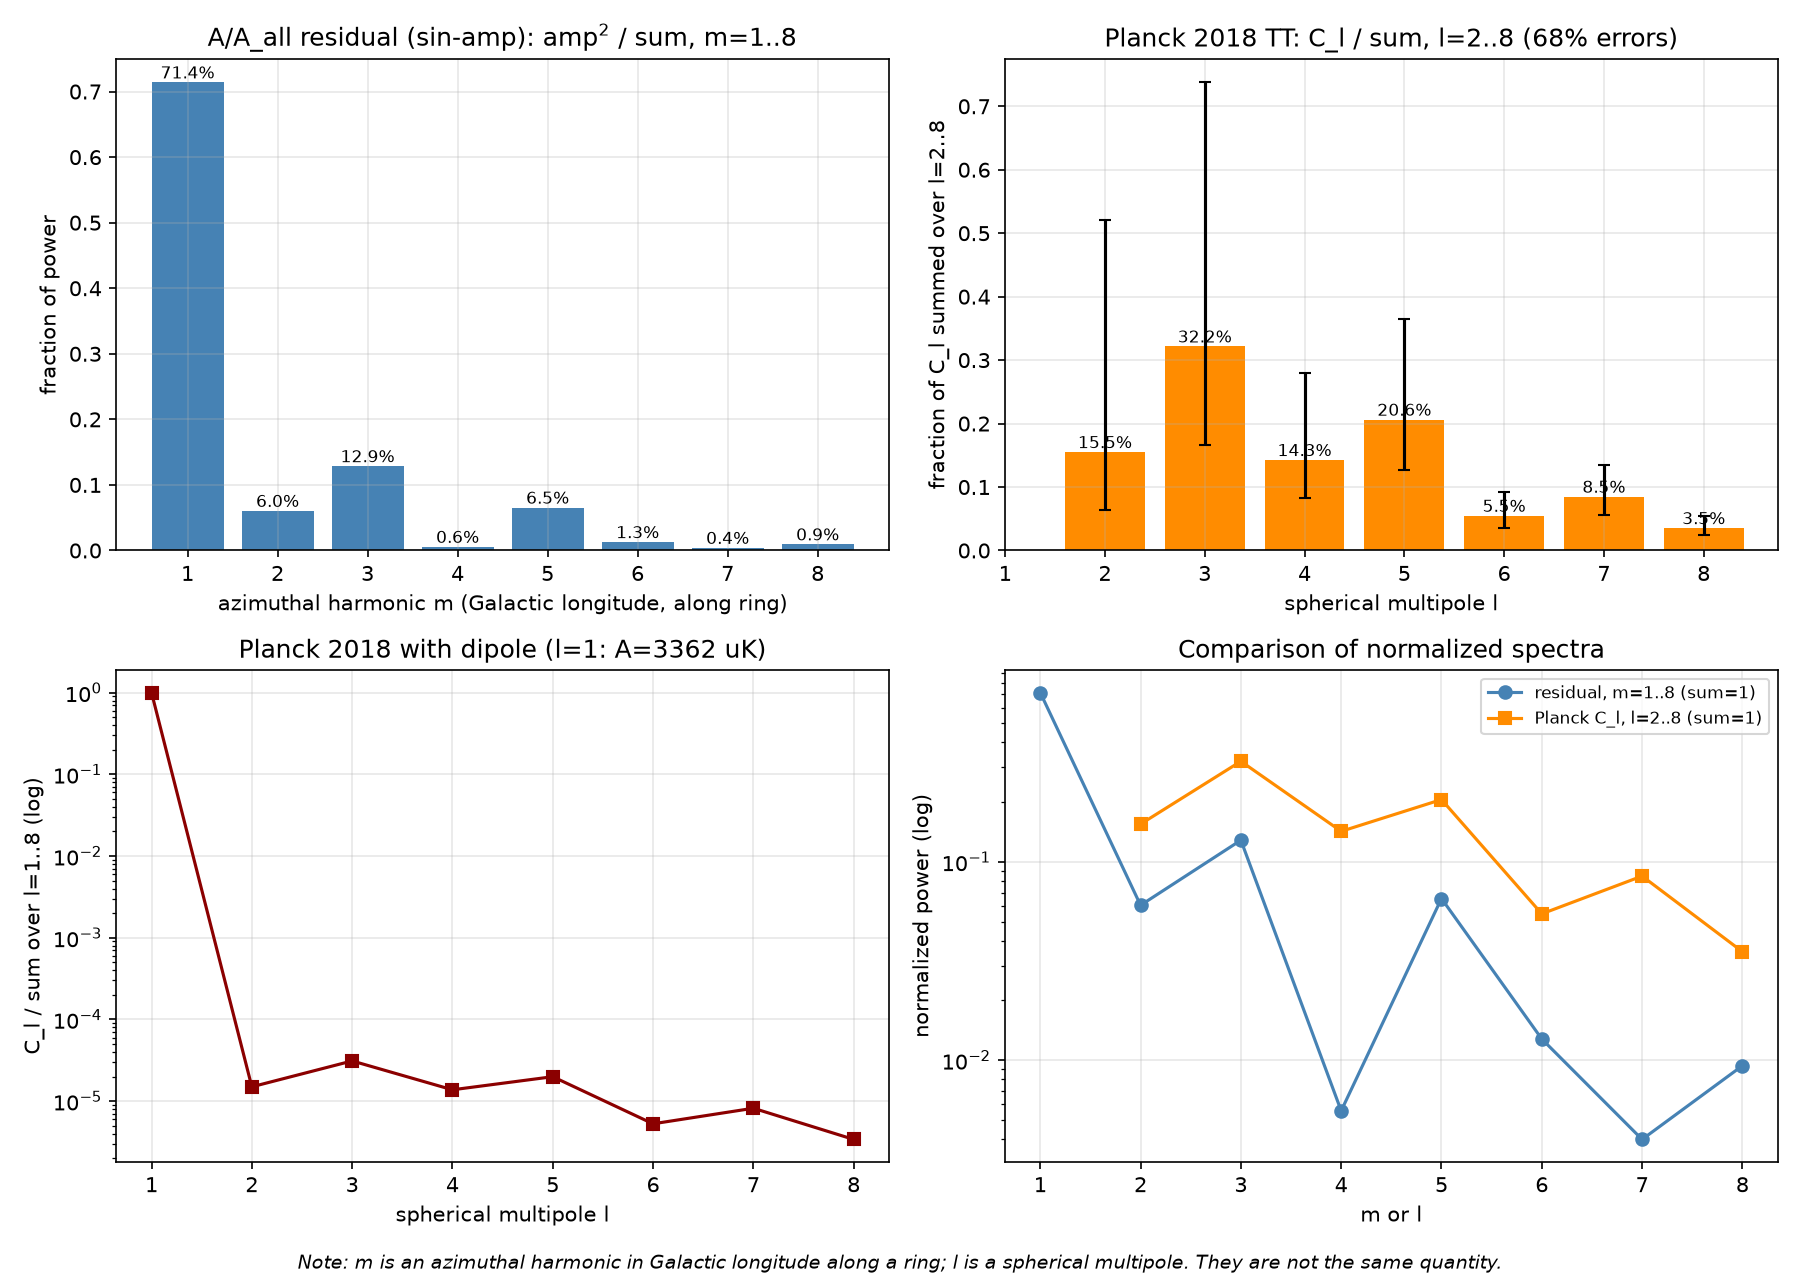

Here is the Python script that generated this plot:
# SIN-AMP variant: residuals from A_fit_residual_fourier_sinamp.json (model*(1-Amp sin(l+phi)), Amp=-0.06, phi=0.35).
# Residual harmonic power (m=1..8) vs Planck 2018 CMB TT low multipoles.
# Planck TT: COM_PowerSpect_CMB-TT-full_R3.01.txt (IRSA mirror of Planck Legacy Archive)
#  https://irsa.ipac.caltech.edu/data/Planck/release_3/ancillary-data/cosmoparams/COM_PowerSpect_CMB-TT-full_R3.01.txt
# Dipole: 3362.08 +/- 0.99 uK, Planck 2018 results I, arXiv:1807.06205.
# Pure dipole T=A cos(theta): C_1 = 4*pi*A^2/9, D_1 = l(l+1)C_1/2pi = 4A^2/9.
import json,numpy as np,matplotlib;matplotlib.use('Agg');import matplotlib.pyplot as plt
d=json.load(open('A_fit_residual_fourier_sinamp.json'));M=d['modes']
m=np.array([x['m'] for x in M]);P=np.array([x['amp']**2 for x in M]);fr=P/P.sum()
t=np.loadtxt('COM_PowerSpect_CMB-TT-full_R3.01.txt');t=t[(t[:,0]>=2)&(t[:,0]<=8)]
l=t[:,0];Dl=t[:,1];lo=t[:,2];hi=t[:,3];fac=2*np.pi/(l*(l+1))
Cl=Dl*fac;Clo=lo*fac;Chi=hi*fac;S=Cl.sum();fC=Cl/S
A1=3362.08;D1=4*A1**2/9;C1=np.pi*D1
l18=np.r_[1,l];C18=np.r_[C1,Cl];f18=C18/C18.sum()
fig,ax=plt.subplots(2,2,figsize=(12,8.5));a=ax.ravel()
a[0].bar(m,fr,color='steelblue');[a[0].text(x,y,'%.1f%%'%(100*y),ha='center',va='bottom',fontsize=8) for x,y in zip(m,fr)]
a[0].set(xlabel='azimuthal harmonic m (Galactic longitude, along ring)',ylabel='fraction of power',title='A/A_all residual (sin-amp): amp$^2$ / sum, m=1..8')
a[1].bar(l,fC,color='darkorange',yerr=[Clo/S,Chi/S],capsize=3);[a[1].text(x,y,'%.1f%%'%(100*y),ha='center',va='bottom',fontsize=8) for x,y in zip(l,fC)]
a[1].set(xlabel='spherical multipole l',ylabel='fraction of C_l summed over l=2..8',title='Planck 2018 TT: C_l / sum, l=2..8 (68% errors)')
a[2].semilogy(l18,f18,'s-',color='darkred');a[2].set(xlabel='spherical multipole l',ylabel='C_l / sum over l=1..8 (log)',title='Planck 2018 with dipole (l=1: A=3362 uK)')
a[3].semilogy(m,fr,'o-',color='steelblue',label='residual, m=1..8 (sum=1)');a[3].semilogy(l,fC,'s-',color='darkorange',label='Planck C_l, l=2..8 (sum=1)')
a[3].set(xlabel='m or l',ylabel='normalized power (log)',title='Comparison of normalized spectra');a[3].legend(fontsize=8)
for x in a:x.set_xticks(range(1,9));x.grid(alpha=.3)
fig.text(.5,.005,'Note: m is an azimuthal harmonic in Galactic longitude along a ring; l is a spherical multipole. They are not the same quantity.',ha='center',fontsize=9,style='italic')
plt.tight_layout(rect=[0,.02,1,1]);plt.savefig('A_residual_power_vs_planck_sinamp.png',dpi=150)
for i in range(len(l)):print(int(l[i]),Dl[i],lo[i],hi[i],'%.3e'%Cl[i],'%.4f'%fC[i])
print('dipole D1=%.4e C1=%.4e frac(l=1..8)=%.6f'%(D1,C1,f18[0]))
